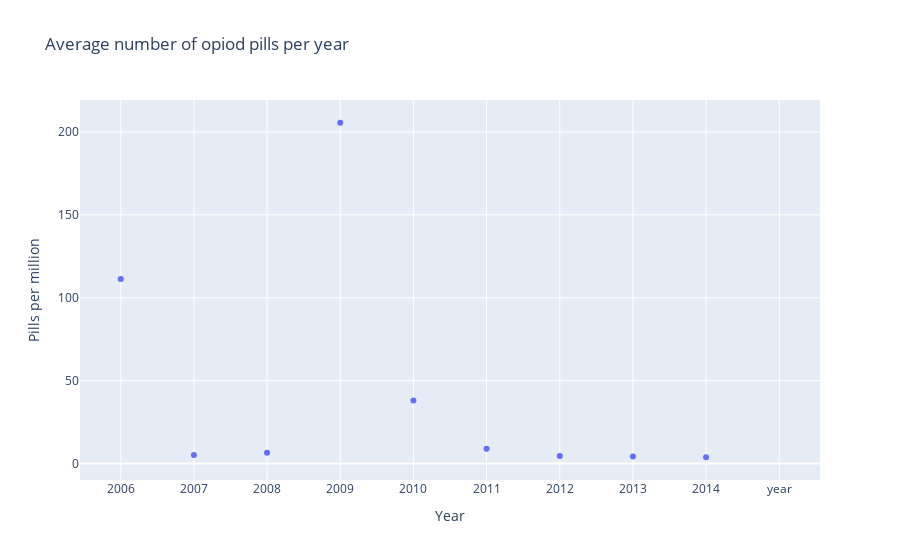

Here is the notebook cell this chart was saved with:
### Code cell
fig1 = px.scatter(x = plotdf.year, y = plotdf.Pills_per_millions, title = 'Average number of opiod pills per year', labels = {'x': 'Year', 'y': 'Pills per million'})
fig1.show()
fig1.write_html("Q4.html")

### Figure 1 — Plotly figure (JSON) as saved in the notebook; plotly's stock layout.template omitted (floating-point values rounded to 4 significant figures)
{"data": [{"hovertemplate": "Year=%{x}<br>Pills per million=%{y}<extra></extra>", "legendgroup": "", "marker": {"color": "#636efa", "symbol": "circle"}, "mode": "markers", "name": "", "orientation": "v", "showlegend": false, "type": "scatter", "x": ["2006", "2007", "2008", "2009", "2010", "2011", "2012", "2013", "2014", "year"], "xaxis": "x", "y": [111.3, 5.166, 6.502, 205.6, 37.98, 8.922, 4.569, 4.26, 3.794, null], "yaxis": "y"}], "layout": {"legend": {"tracegroupgap": 0}, "title": {"text": "Average number of opiod pills per year"}, "xaxis": {"anchor": "y", "domain": [0, 1], "title": {"text": "Year"}}, "yaxis": {"anchor": "x", "domain": [0, 1], "title": {"text": "Pills per million"}}}}
